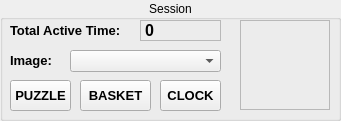
   <widget class="QGroupBox" name="groupBox_3">
    <property name="geometry">
     <rect>
      <x>140</x>
      <y>70</y>
      <width>341</width>
      <height>121</height>
     </rect>
    </property>
    <property name="title">
     <string>Session</string>
    </property>
    <property name="alignment">
     <set>Qt::AlignCenter</set>
    </property>
    <widget class="QPushButton" name="PushButtonPuzzle">
     <property name="geometry">
      <rect>
       <x>10</x>
       <y>80</y>
       <width>61</width>
       <height>31</height>
      </rect>
     </property>
     <property name="font">
      <font>
       <pointsize>10</pointsize>
       <weight>75</weight>
       <bold>true</bold>
      </font>
     </property>
     <property name="toolTip">
      <string>RANDOM CYCLE</string>
     </property>
     <property name="whatsThis">
      <string/>
     </property>
     <property name="text">
      <string>PUZZLE</string>
     </property>
     <property name="iconSize">
      <size>
       <width>40</width>
       <height>40</height>
      </size>
     </property>
     <property name="checkable">
      <bool>false</bool>
     </property>
     <property name="checked">
      <bool>false</bool>
     </property>
    </widget>
    <widget class="QPushButton" name="PushButtonEval">
     <property name="geometry">
      <rect>
       <x>80</x>
       <y>80</y>
       <width>71</width>
       <height>31</height>
      </rect>
     </property>
     <property name="font">
      <font>
       <pointsize>10</pointsize>
       <weight>75</weight>
       <bold>true</bold>
      </font>
     </property>
     <property name="toolTip">
      <string>RANDOM CYCLE</string>
     </property>
     <property name="whatsThis">
      <string/>
     </property>
     <property name="text">
      <string>BASKET</string>
     </property>
     <property name="iconSize">
      <size>
       <width>40</width>
       <height>40</height>
      </size>
     </property>
     <property name="checkable">
      <bool>false</bool>
     </property>
     <property name="checked">
      <bool>false</bool>
     </property>
    </widget>
    <widget class="QPushButton" name="PushButtonClock">
     <property name="geometry">
      <rect>
       <x>160</x>
       <y>80</y>
       <width>61</width>
       <height>31</height>
      </rect>
     </property>
     <property name="font">
      <font>
       <pointsize>10</pointsize>
       <weight>75</weight>
       <bold>true</bold>
      </font>
     </property>
     <property name="toolTip">
      <string>RANDOM CYCLE</string>
     </property>
     <property name="whatsThis">
      <string/>
     </property>
     <property name="text">
      <string>CLOCK</string>
     </property>
     <property name="iconSize">
      <size>
       <width>40</width>
       <height>40</height>
      </size>
     </property>
     <property name="checkable">
      <bool>false</bool>
     </property>
     <property name="checked">
      <bool>false</bool>
     </property>
    </widget>
    <widget class="QLabel" name="label_17">
     <property name="geometry">
      <rect>
       <x>10</x>
       <y>20</y>
       <width>121</width>
       <height>21</height>
      </rect>
     </property>
     <property name="font">
      <font>
       <pointsize>10</pointsize>
       <weight>75</weight>
       <bold>true</bold>
      </font>
     </property>
     <property name="text">
      <string>Total Active Time:</string>
     </property>
     <property name="alignment">
      <set>Qt::AlignLeading|Qt::AlignLeft|Qt::AlignVCenter</set>
     </property>
     <property name="wordWrap">
      <bool>true</bool>
     </property>
    </widget>
    <widget class="QLabel" name="label_totaltime">
     <property name="geometry">
      <rect>
       <x>140</x>
       <y>20</y>
       <width>81</width>
       <height>21</height>
      </rect>
     </property>
     <property name="font">
      <font>
       <family>MS Shell Dlg 2</family>
       <pointsize>12</pointsize>
       <weight>75</weight>
       <bold>true</bold>
      </font>
     </property>
     <property name="focusPolicy">
      <enum>Qt::NoFocus</enum>
     </property>
     <property name="locale">
      <locale language="Italian" country="Italy"/>
     </property>
     <property name="frameShape">
      <enum>QFrame::StyledPanel</enum>
     </property>
     <property name="frameShadow">
      <enum>QFrame::Sunken</enum>
     </property>
     <property name="text">
      <string>0</string>
     </property>
     <property name="textFormat">
      <enum>Qt::PlainText</enum>
     </property>
     <property name="scaledContents">
      <bool>false</bool>
     </property>
    </widget>
    <widget class="QComboBox" name="comboPuzzle">
     <property name="geometry">
      <rect>
       <x>70</x>
       <y>50</y>
       <width>151</width>
       <height>22</height>
      </rect>
     </property>
    </widget>
    <widget class="QLabel" name="label_18">
     <property name="geometry">
      <rect>
       <x>10</x>
       <y>50</y>
       <width>51</width>
       <height>21</height>
      </rect>
     </property>
     <property name="font">
      <font>
       <pointsize>10</pointsize>
       <weight>75</weight>
       <bold>true</bold>
      </font>
     </property>
     <property name="text">
      <string>Image:</string>
     </property>
     <property name="alignment">
      <set>Qt::AlignLeading|Qt::AlignLeft|Qt::AlignVCenter</set>
     </property>
     <property name="wordWrap">
      <bool>true</bool>
     </property>
    </widget>
    <widget class="QLabel" name="label_puzzle">
     <property name="geometry">
      <rect>
       <x>240</x>
       <y>20</y>
       <width>90</width>
       <height>90</height>
      </rect>
     </property>
     <property name="font">
      <font>
       <family>Arial</family>
       <pointsize>13</pointsize>
       <weight>75</weight>
       <bold>true</bold>
      </font>
     </property>
     <property name="focusPolicy">
      <enum>Qt::NoFocus</enum>
     </property>
     <property name="locale">
      <locale language="Italian" country="Italy"/>
     </property>
     <property name="frameShape">
      <enum>QFrame::StyledPanel</enum>
     </property>
     <property name="frameShadow">
      <enum>QFrame::Sunken</enum>
     </property>
     <property name="text">
      <string/>
     </property>
     <property name="textFormat">
      <enum>Qt::PlainText</enum>
     </property>
     <property name="scaledContents">
      <bool>false</bool>
     </property>
    </widget>
   </widget>
